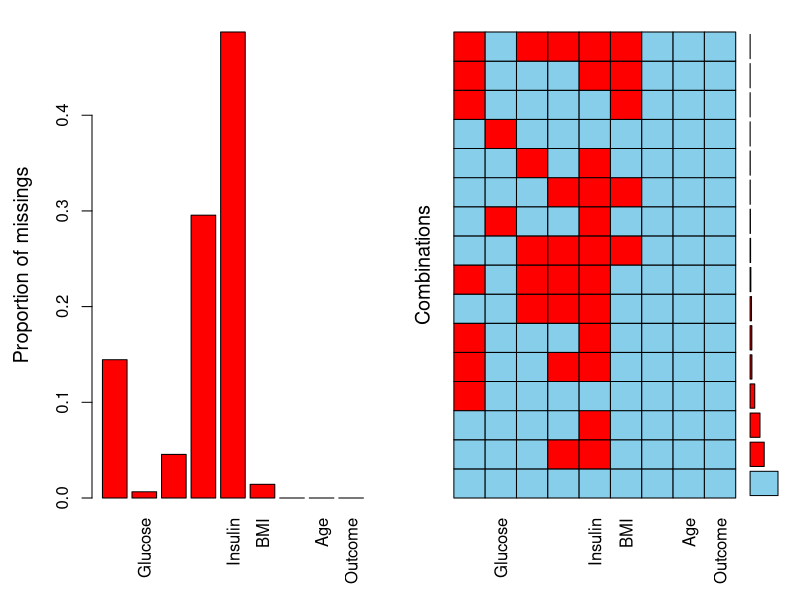

Recreate this plot in R. (Note: this script raises an error after producing the figure.)
library(mice)
library(VIM)

summary(diabetes)

a1 <- VIM::aggr(diabetes)

sum(is.na(diabetes$Pregnancies))

summary(diabetes)

sum(cci(diabetes))
sum(ici(diabetes))

nrow(diabetes)


sum(cci(diabetes))
sum(ici(diabetes))

diabetesCC <- diabetes %>% filter(cci(diabetes)==1)

histMiss(diabetes[, c('BMI', 'Insulin')])

imp1 <- mice(diabetes)

stripplot(imp1)
plot(imp1)

imp2 <- mice(diabetes, m=20)
plot(imp2)

nrow(imp1$data)

df0 <- complete(imp1, 0)
df1 <- complete(imp1, 1)
df5 <- complete(imp1, 5)


m0 <- glm(Outcome ~ ., family=binomial(link='logit'), data= diabetesCC)
m1 <- with(imp1, glm(Outcome ~ Pregnancies + Glucose + BloodPressure + 
                                SkinThickness + Insulin + BMI + 
                                DiabetesPedigreeFunction + Age, family=binomial(link='logit')))

summary(m0)
summary(m1)

m1Pooled <- mice::pool(m1)
